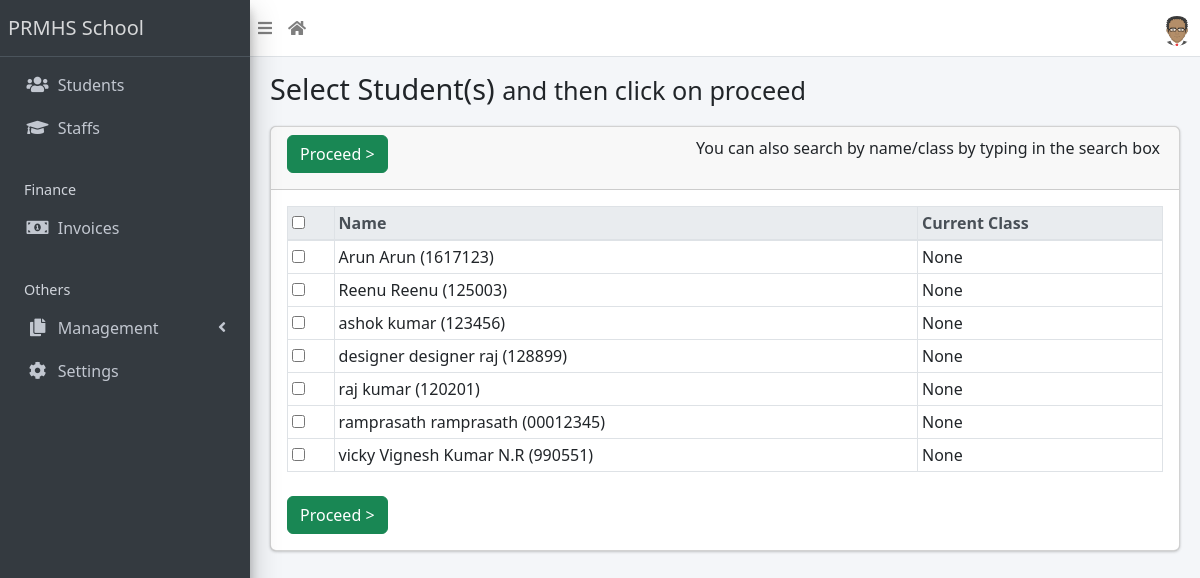
Page /result/create/ (signed in) on the committed database.
### apps/students/models.py (models this page shows, shortened)
class Student(models.Model):
    STATUS_CHOICES = [("active", "Active"), ("inactive", "Inactive")]
    GENDER_CHOICES = [("male", "Male"), ("female", "Female")]
    current_status = models.CharField(
        max_length=10, choices=STATUS_CHOICES, default="active"
    )
    registration_number = models.CharField(max_length=200, unique=True)
    surname = models.CharField(max_length=200)
    firstname = models.CharField(max_length=200)
    other_name = models.CharField(max_length=200, blank=True)
    gender = models.CharField(max_length=10, choices=GENDER_CHOICES, default="male")
    date_of_birth = models.DateField(default=timezone.now)
    current_class = models.ForeignKey(
        StudentClass, on_delete=models.SET_NULL, blank=True, null=True
    )
    date_of_admission = models.DateField(default=timezone.now)
    mobile_num_regex = RegexValidator(
        regex="^[0-9]{10,15}$", message="Entered mobile number isn't in a right format!"
    )
    parent_mobile_number = models.CharField(
        validators=[mobile_num_regex], max_length=13, blank=True
    )
    address = models.TextField(blank=True)
    others = models.TextField(blank=True)
    passport = models.ImageField(blank=True, upload_to="students/passports/")
    class Meta:
        ordering = ["surname", "firstname", "other_name"]
    def __str__(self):
        return f"{self.surname} {self.firstname} {self.other_name} ({self.registration_number})"

### apps/result/views.py (the view, shortened to what this page needs)
# urls.py: path("create/", create_result, name="create-result"),
@login_required
def create_result(request):
    students = Student.objects.all()
    return render(request, "result/create_result.html", {"students": students})

### apps/corecode/context_processors.py (called while the page is built)
def site_defaults(request):
    current_session = AcademicSession.objects.get(current=True)
    current_term = AcademicTerm.objects.get(current=True)
    vals = SiteConfig.objects.all()
    contexts = {
        "current_session": current_session.name,
        "current_term": current_term.name,
    }
    for val in vals:
        contexts[val.key] = val.value
    return contexts

### apps/result/templates/result/create_result.html (shortened to what this page needs)
{% extends 'base.html' %}
{% block title %}
  Select Student(s) <span class="small">and then click on proceed</span>
{% endblock title %}
{% block content-header %}
  <form method="POST">
  <div class="card-header">
    <h3 class="card-title">
      <input type="submit" class="btn btn-success" value="Proceed >">
    </h3>
    <div class="card-tools">
      <p class="small btn btn-tool">You can also search by name/class by typing in the search box</p>
    </div>
  </div>
{% endblock content-header %}
{% block content %}
  <table id="studenttable" class="table table-sm table-bordered" data-page-length='100'>
    <thead class="thead-light">
      <tr>
        <th><input type="checkbox" id="selecter"></th>
        <th>Name</th>
        <th>Current Class</th>
      </tr>
    </thead>
    <tbody>
      {% for student in students %}
        <tr>
          <td><input type="checkbox" id="{{ student.id }}" name="students" value="{{ student.id}}"></td>
          <td>{{student}} </td>
          <td>{{student.current_class}}</td>
        </tr>
      {% endfor %}
    </tbody>
  </table>
  <input type="submit" class="btn btn-success mt-2" value="Proceed >">
</form>
{% endblock content %}

### rows in the picture
Student: surname+firstname+other_name "Arun Arun (1617123)", current_class "None"
Student: surname+firstname+other_name "Reenu Reenu (125003)", current_class "None"
Student: surname+firstname+other_name "ashok kumar (123456)", current_class "None"
Student: surname+firstname+other_name "designer designer raj (128899)", current_class "None"
Student: surname+firstname+other_name "raj kumar (120201)", current_class "None"
Student: surname+firstname+other_name "ramprasath ramprasath (00012345)", current_class "None"
Student: surname+firstname+other_name "vicky Vignesh Kumar N.R (990551)", current_class "None"

### other values in the picture
{{ School_name | default:"PRMHS School" }} "PRMHS School"
